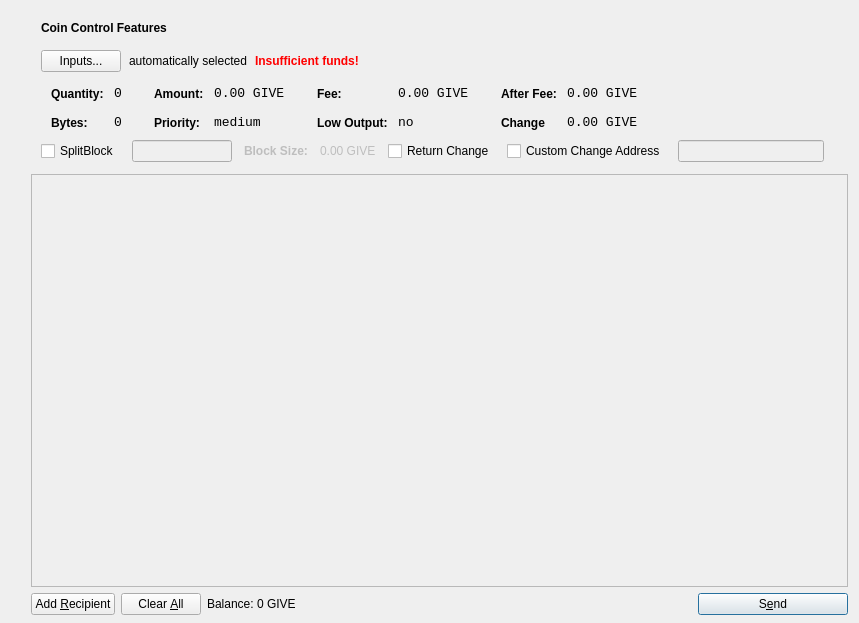
<?xml version="1.0" encoding="UTF-8"?>
<ui version="4.0">
 <class>SendCoinsDialog</class>
 <widget class="QDialog" name="SendCoinsDialog">
  <property name="geometry">
   <rect>
    <x>0</x>
    <y>0</y>
    <width>859</width>
    <height>623</height>
   </rect>
  </property>
  <property name="windowTitle">
   <string>Send Coins</string>
  </property>
  <layout class="QHBoxLayout" name="horizontalLayout_3" stretch="0,0">
   <property name="bottomMargin">
    <number>8</number>
   </property>
   <item>
    <spacer name="horizontalSpacer_2">
     <property name="orientation">
      <enum>Qt::Horizontal</enum>
     </property>
     <property name="sizeType">
      <enum>QSizePolicy::Fixed</enum>
     </property>
     <property name="sizeHint" stdset="0">
      <size>
       <width>20</width>
       <height>0</height>
      </size>
     </property>
    </spacer>
   </item>
   <item>
    <layout class="QVBoxLayout" name="verticalLayout_3">
     <property name="bottomMargin">
      <number>0</number>
     </property>
     <item>
      <widget class="QFrame" name="frameCoinControl">
       <property name="sizePolicy">
        <sizepolicy hsizetype="Preferred" vsizetype="Fixed">
         <horstretch>0</horstretch>
         <verstretch>0</verstretch>
        </sizepolicy>
       </property>
       <property name="maximumSize">
        <size>
         <width>16777215</width>
         <height>16777215</height>
        </size>
       </property>
       <property name="frameShape">
        <enum>QFrame::NoFrame</enum>
       </property>
       <property name="frameShadow">
        <enum>QFrame::Plain</enum>
       </property>
       <property name="lineWidth">
        <number>0</number>
       </property>
       <layout class="QVBoxLayout" name="verticalLayoutCoinControl2">
        <property name="spacing">
         <number>6</number>
        </property>
        <property name="leftMargin">
         <number>0</number>
        </property>
        <property name="topMargin">
         <number>0</number>
        </property>
        <property name="rightMargin">
         <number>0</number>
        </property>
        <property name="bottomMargin">
         <number>6</number>
        </property>
        <item>
         <layout class="QVBoxLayout" name="verticalLayoutCoinControl" stretch="0,0,0,0">
          <property name="spacing">
           <number>0</number>
          </property>
          <property name="leftMargin">
           <number>10</number>
          </property>
          <property name="topMargin">
           <number>10</number>
          </property>
          <item>
           <layout class="QHBoxLayout" name="horizontalLayoutCoinControl1">
            <property name="bottomMargin">
             <number>15</number>
            </property>
            <item>
             <widget class="QLabel" name="labelCoinControlFeatures">
              <property name="sizePolicy">
               <sizepolicy hsizetype="Preferred" vsizetype="Maximum">
                <horstretch>0</horstretch>
                <verstretch>0</verstretch>
               </sizepolicy>
              </property>
              <property name="font">
               <font>
                <weight>75</weight>
                <bold>true</bold>
               </font>
              </property>
              <property name="styleSheet">
               <string notr="true">font-weight:bold;</string>
              </property>
              <property name="text">
               <string>Coin Control Features</string>
              </property>
             </widget>
            </item>
           </layout>
          </item>
          <item>
           <layout class="QHBoxLayout" name="horizontalLayoutCoinControl2" stretch="0,0,0,0">
            <property name="spacing">
             <number>8</number>
            </property>
            <property name="bottomMargin">
             <number>10</number>
            </property>
            <item>
             <widget class="QPushButton" name="pushButtonCoinControl">
              <property name="styleSheet">
               <string notr="true"/>
              </property>
              <property name="text">
               <string>Inputs...</string>
              </property>
             </widget>
            </item>
            <item>
             <widget class="QLabel" name="labelCoinControlAutomaticallySelected">
              <property name="text">
               <string>automatically selected</string>
              </property>
              <property name="margin">
               <number>5</number>
              </property>
             </widget>
            </item>
            <item>
             <widget class="QLabel" name="labelCoinControlInsuffFunds">
              <property name="font">
               <font>
                <weight>75</weight>
                <bold>true</bold>
               </font>
              </property>
              <property name="styleSheet">
               <string notr="true">color:red;font-weight:bold;</string>
              </property>
              <property name="text">
               <string>Insufficient funds!</string>
              </property>
              <property name="margin">
               <number>5</number>
              </property>
             </widget>
            </item>
            <item>
             <spacer name="horizontalSpacerCoinControl">
              <property name="orientation">
               <enum>Qt::Horizontal</enum>
              </property>
              <property name="sizeHint" stdset="0">
               <size>
                <width>40</width>
                <height>1</height>
               </size>
              </property>
             </spacer>
            </item>
           </layout>
          </item>
          <item>
           <widget class="QWidget" name="widgetCoinControl" native="true">
            <property name="sizePolicy">
             <sizepolicy hsizetype="Preferred" vsizetype="Preferred">
              <horstretch>0</horstretch>
              <verstretch>0</verstretch>
             </sizepolicy>
            </property>
            <property name="minimumSize">
             <size>
              <width>0</width>
              <height>0</height>
             </size>
            </property>
            <property name="styleSheet">
             <string notr="true"/>
            </property>
            <layout class="QHBoxLayout" name="horizontalLayoutCoinControl5">
             <property name="leftMargin">
              <number>0</number>
             </property>
             <property name="topMargin">
              <number>0</number>
             </property>
             <property name="rightMargin">
              <number>0</number>
             </property>
             <property name="bottomMargin">
              <number>0</number>
             </property>
             <item>
              <layout class="QHBoxLayout" name="horizontalLayoutCoinControl3" stretch="0,0,0,1">
               <property name="spacing">
                <number>20</number>
               </property>
               <property name="topMargin">
                <number>0</number>
               </property>
               <property name="bottomMargin">
                <number>10</number>
               </property>
               <item>
                <layout class="QFormLayout" name="formLayoutCoinControl1">
                 <property name="horizontalSpacing">
                  <number>10</number>
                 </property>
                 <property name="verticalSpacing">
                  <number>14</number>
                 </property>
                 <property name="leftMargin">
                  <number>10</number>
                 </property>
                 <property name="topMargin">
                  <number>4</number>
                 </property>
                 <property name="rightMargin">
                  <number>6</number>
                 </property>
                 <item row="0" column="0">
                  <widget class="QLabel" name="labelCoinControlQuantityText">
                   <property name="styleSheet">
                    <string notr="true">font-weight:bold;</string>
                   </property>
                   <property name="text">
                    <string>Quantity:</string>
                   </property>
                   <property name="margin">
                    <number>0</number>
                   </property>
                  </widget>
                 </item>
                 <item row="0" column="1">
                  <widget class="QLabel" name="labelCoinControlQuantity">
                   <property name="font">
                    <font>
                     <family>Monospace</family>
                     <pointsize>10</pointsize>
                    </font>
                   </property>
                   <property name="cursor">
                    <cursorShape>IBeamCursor</cursorShape>
                   </property>
                   <property name="contextMenuPolicy">
                    <enum>Qt::ActionsContextMenu</enum>
                   </property>
                   <property name="text">
                    <string>0</string>
                   </property>
                   <property name="margin">
                    <number>0</number>
                   </property>
                   <property name="textInteractionFlags">
                    <set>Qt::LinksAccessibleByMouse|Qt::TextSelectableByKeyboard|Qt::TextSelectableByMouse</set>
                   </property>
                  </widget>
                 </item>
                 <item row="1" column="0">
                  <widget class="QLabel" name="labelCoinControlBytesText">
                   <property name="styleSheet">
                    <string notr="true">font-weight:bold;</string>
                   </property>
                   <property name="text">
                    <string>Bytes:</string>
                   </property>
                  </widget>
                 </item>
                 <item row="1" column="1">
                  <widget class="QLabel" name="labelCoinControlBytes">
                   <property name="font">
                    <font>
                     <family>Monospace</family>
                     <pointsize>10</pointsize>
                    </font>
                   </property>
                   <property name="cursor">
                    <cursorShape>IBeamCursor</cursorShape>
                   </property>
                   <property name="contextMenuPolicy">
                    <enum>Qt::ActionsContextMenu</enum>
                   </property>
                   <property name="text">
                    <string>0</string>
                   </property>
                   <property name="textInteractionFlags">
                    <set>Qt::LinksAccessibleByMouse|Qt::TextSelectableByKeyboard|Qt::TextSelectableByMouse</set>
                   </property>
                  </widget>
                 </item>
                </layout>
               </item>
               <item>
                <layout class="QFormLayout" name="formLayoutCoinControl2">
                 <property name="horizontalSpacing">
                  <number>10</number>
                 </property>
                 <property name="verticalSpacing">
                  <number>14</number>
                 </property>
                 <property name="leftMargin">
                  <number>6</number>
                 </property>
                 <property name="topMargin">
                  <number>4</number>
                 </property>
                 <property name="rightMargin">
                  <number>6</number>
                 </property>
                 <item row="0" column="0">
                  <widget class="QLabel" name="labelCoinControlAmountText">
                   <property name="styleSheet">
                    <string notr="true">font-weight:bold;</string>
                   </property>
                   <property name="text">
                    <string>Amount:</string>
                   </property>
                   <property name="margin">
                    <number>0</number>
                   </property>
                  </widget>
                 </item>
                 <item row="0" column="1">
                  <widget class="QLabel" name="labelCoinControlAmount">
                   <property name="font">
                    <font>
                     <family>Monospace</family>
                     <pointsize>10</pointsize>
                    </font>
                   </property>
                   <property name="cursor">
                    <cursorShape>IBeamCursor</cursorShape>
                   </property>
                   <property name="contextMenuPolicy">
                    <enum>Qt::ActionsContextMenu</enum>
                   </property>
                   <property name="text">
                    <string>0.00 GIVE</string>
                   </property>
                   <property name="textInteractionFlags">
                    <set>Qt::LinksAccessibleByMouse|Qt::TextSelectableByKeyboard|Qt::TextSelectableByMouse</set>
                   </property>
                  </widget>
                 </item>
                 <item row="1" column="0">
                  <widget class="QLabel" name="labelCoinControlPriorityText">
                   <property name="styleSheet">
                    <string notr="true">font-weight:bold;</string>
                   </property>
                   <property name="text">
                    <string>Priority:</string>
                   </property>
                  </widget>
                 </item>
                 <item row="1" column="1">
                  <widget class="QLabel" name="labelCoinControlPriority">
                   <property name="font">
                    <font>
                     <family>Monospace</family>
                     <pointsize>10</pointsize>
                    </font>
                   </property>
                   <property name="cursor">
                    <cursorShape>IBeamCursor</cursorShape>
                   </property>
                   <property name="contextMenuPolicy">
                    <enum>Qt::ActionsContextMenu</enum>
                   </property>
                   <property name="text">
                    <string>medium</string>
                   </property>
                   <property name="textInteractionFlags">
                    <set>Qt::LinksAccessibleByMouse|Qt::TextSelectableByKeyboard|Qt::TextSelectableByMouse</set>
                   </property>
                  </widget>
                 </item>
                </layout>
               </item>
               <item>
                <layout class="QFormLayout" name="formLayoutCoinControl3">
                 <property name="horizontalSpacing">
                  <number>10</number>
                 </property>
                 <property name="verticalSpacing">
                  <number>14</number>
                 </property>
                 <property name="leftMargin">
                  <number>6</number>
                 </property>
                 <property name="topMargin">
                  <number>4</number>
                 </property>
                 <property name="rightMargin">
                  <number>6</number>
                 </property>
                 <item row="0" column="0">
                  <widget class="QLabel" name="labelCoinControlFeeText">
                   <property name="styleSheet">
                    <string notr="true">font-weight:bold;</string>
                   </property>
                   <property name="text">
                    <string>Fee:</string>
                   </property>
                   <property name="margin">
                    <number>0</number>
                   </property>
                  </widget>
                 </item>
                 <item row="0" column="1">
                  <widget class="QLabel" name="labelCoinControlFee">
                   <property name="font">
                    <font>
                     <family>Monospace</family>
                     <pointsize>10</pointsize>
                    </font>
                   </property>
                   <property name="cursor">
                    <cursorShape>IBeamCursor</cursorShape>
                   </property>
                   <property name="contextMenuPolicy">
                    <enum>Qt::ActionsContextMenu</enum>
                   </property>
                   <property name="text">
                    <string>0.00 GIVE</string>
                   </property>
                   <property name="textInteractionFlags">
                    <set>Qt::LinksAccessibleByMouse|Qt::TextSelectableByKeyboard|Qt::TextSelectableByMouse</set>
                   </property>
                  </widget>
                 </item>
                 <item row="1" column="0">
                  <widget class="QLabel" name="labelCoinControlLowOutputText">
                   <property name="styleSheet">
                    <string notr="true">font-weight:bold;</string>
                   </property>
                   <property name="text">
                    <string>Low Output:</string>
                   </property>
                  </widget>
                 </item>
                 <item row="1" column="1">
                  <widget class="QLabel" name="labelCoinControlLowOutput">
                   <property name="font">
                    <font>
                     <family>Monospace</family>
                     <pointsize>10</pointsize>
                    </font>
                   </property>
                   <property name="cursor">
                    <cursorShape>IBeamCursor</cursorShape>
                   </property>
                   <property name="contextMenuPolicy">
                    <enum>Qt::ActionsContextMenu</enum>
                   </property>
                   <property name="text">
                    <string>no</string>
                   </property>
                   <property name="textInteractionFlags">
                    <set>Qt::LinksAccessibleByMouse|Qt::TextSelectableByKeyboard|Qt::TextSelectableByMouse</set>
                   </property>
                  </widget>
                 </item>
                </layout>
               </item>
               <item>
                <layout class="QFormLayout" name="formLayoutCoinControl4">
                 <property name="fieldGrowthPolicy">
                  <enum>QFormLayout::AllNonFixedFieldsGrow</enum>
                 </property>
                 <property name="horizontalSpacing">
                  <number>10</number>
                 </property>
                 <property name="verticalSpacing">
                  <number>14</number>
                 </property>
                 <property name="leftMargin">
                  <number>6</number>
                 </property>
                 <property name="topMargin">
                  <number>4</number>
                 </property>
                 <property name="rightMargin">
                  <number>6</number>
                 </property>
                 <item row="0" column="0">
                  <widget class="QLabel" name="labelCoinControlAfterFeeText">
                   <property name="styleSheet">
                    <string notr="true">font-weight:bold;</string>
                   </property>
                   <property name="text">
                    <string>After Fee:</string>
                   </property>
                   <property name="margin">
                    <number>0</number>
                   </property>
                  </widget>
                 </item>
                 <item row="0" column="1">
                  <widget class="QLabel" name="labelCoinControlAfterFee">
                   <property name="font">
                    <font>
                     <family>Monospace</family>
                     <pointsize>10</pointsize>
                    </font>
                   </property>
                   <property name="cursor">
                    <cursorShape>IBeamCursor</cursorShape>
                   </property>
                   <property name="contextMenuPolicy">
                    <enum>Qt::ActionsContextMenu</enum>
                   </property>
                   <property name="text">
                    <string>0.00 GIVE</string>
                   </property>
                   <property name="textInteractionFlags">
                    <set>Qt::LinksAccessibleByMouse|Qt::TextSelectableByKeyboard|Qt::TextSelectableByMouse</set>
                   </property>
                  </widget>
                 </item>
                 <item row="1" column="0">
                  <widget class="QLabel" name="labelCoinControlChangeText">
                   <property name="styleSheet">
                    <string notr="true">font-weight:bold;</string>
                   </property>
                   <property name="text">
                    <string>Change</string>
                   </property>
                  </widget>
                 </item>
                 <item row="1" column="1">
                  <widget class="QLabel" name="labelCoinControlChange">
                   <property name="font">
                    <font>
                     <family>Monospace</family>
                     <pointsize>10</pointsize>
                    </font>
                   </property>
                   <property name="cursor">
                    <cursorShape>IBeamCursor</cursorShape>
                   </property>
                   <property name="contextMenuPolicy">
                    <enum>Qt::ActionsContextMenu</enum>
                   </property>
                   <property name="text">
                    <string>0.00 GIVE</string>
                   </property>
                   <property name="textInteractionFlags">
                    <set>Qt::LinksAccessibleByMouse|Qt::TextSelectableByKeyboard|Qt::TextSelectableByMouse</set>
                   </property>
                  </widget>
                 </item>
                </layout>
               </item>
              </layout>
             </item>
            </layout>
           </widget>
          </item>
          <item>
           <layout class="QHBoxLayout" name="horizontalLayoutCoinControl4" stretch="0,0,0,0,0,0,0,0">
            <property name="spacing">
             <number>12</number>
            </property>
            <property name="sizeConstraint">
             <enum>QLayout::SetMinimumSize</enum>
            </property>
            <property name="topMargin">
             <number>0</number>
            </property>
            <property name="rightMargin">
             <number>5</number>
            </property>
            <property name="bottomMargin">
             <number>0</number>
            </property>
            <item>
             <widget class="QCheckBox" name="splitBlockCheckBox">
              <property name="text">
               <string>SplitBlock</string>
              </property>
             </widget>
            </item>
            <item>
             <widget class="QLineEdit" name="splitBlockLineEdit">
              <property name="enabled">
               <bool>false</bool>
              </property>
              <property name="sizePolicy">
               <sizepolicy hsizetype="Fixed" vsizetype="Fixed">
                <horstretch>0</horstretch>
                <verstretch>0</verstretch>
               </sizepolicy>
              </property>
              <property name="maximumSize">
               <size>
                <width>100</width>
                <height>16777215</height>
               </size>
              </property>
             </widget>
            </item>
            <item>
             <widget class="QLabel" name="labelBlockSizeText">
              <property name="enabled">
               <bool>false</bool>
              </property>
              <property name="font">
               <font>
                <weight>75</weight>
                <bold>true</bold>
               </font>
              </property>
              <property name="text">
               <string>Block Size:</string>
              </property>
             </widget>
            </item>
            <item>
             <widget class="QLabel" name="labelBlockSize">
              <property name="enabled">
               <bool>false</bool>
              </property>
              <property name="text">
               <string>0.00 GIVE</string>
              </property>
             </widget>
            </item>
            <item>
             <widget class="QCheckBox" name="returnChangeCheckBox">
              <property name="text">
               <string>Return Change</string>
              </property>
             </widget>
            </item>
            <item>
             <widget class="QCheckBox" name="checkBoxCoinControlChange">
              <property name="text">
               <string>Custom Change Address</string>
              </property>
             </widget>
            </item>
            <item>
             <widget class="QLineEdit" name="lineEditCoinControlChange">
              <property name="enabled">
               <bool>false</bool>
              </property>
              <property name="sizePolicy">
               <sizepolicy hsizetype="Expanding" vsizetype="Fixed">
                <horstretch>0</horstretch>
                <verstretch>0</verstretch>
               </sizepolicy>
              </property>
             </widget>
            </item>
            <item>
             <widget class="QLabel" name="labelCoinControlChangeLabel">
              <property name="sizePolicy">
               <sizepolicy hsizetype="Preferred" vsizetype="Expanding">
                <horstretch>0</horstretch>
                <verstretch>0</verstretch>
               </sizepolicy>
              </property>
              <property name="minimumSize">
               <size>
                <width>0</width>
                <height>0</height>
               </size>
              </property>
              <property name="text">
               <string/>
              </property>
              <property name="margin">
               <number>3</number>
              </property>
             </widget>
            </item>
           </layout>
          </item>
         </layout>
        </item>
       </layout>
      </widget>
     </item>
     <item>
      <widget class="QScrollArea" name="scrollArea">
       <property name="widgetResizable">
        <bool>true</bool>
       </property>
       <widget class="QWidget" name="scrollAreaWidgetContents">
        <property name="geometry">
         <rect>
          <x>0</x>
          <y>0</y>
          <width>811</width>
          <height>400</height>
         </rect>
        </property>
        <layout class="QVBoxLayout" name="verticalLayout_2">
         <property name="leftMargin">
          <number>0</number>
         </property>
         <property name="topMargin">
          <number>0</number>
         </property>
         <property name="rightMargin">
          <number>0</number>
         </property>
         <property name="bottomMargin">
          <number>0</number>
         </property>
         <item>
          <layout class="QVBoxLayout" name="entries">
           <property name="spacing">
            <number>6</number>
           </property>
          </layout>
         </item>
         <item>
          <spacer name="verticalSpacer">
           <property name="orientation">
            <enum>Qt::Vertical</enum>
           </property>
           <property name="sizeHint" stdset="0">
            <size>
             <width>20</width>
             <height>40</height>
            </size>
           </property>
          </spacer>
         </item>
        </layout>
       </widget>
      </widget>
     </item>
     <item>
      <layout class="QHBoxLayout" name="horizontalLayout">
       <item>
        <widget class="QPushButton" name="addButton">
         <property name="toolTip">
          <string>Send to multiple recipients at once</string>
         </property>
         <property name="text">
          <string>Add &amp;Recipient</string>
         </property>
         <property name="icon">
          <iconset resource="../bitcoin.qrc">
           <normaloff>:/icons/add</normaloff>:/icons/add</iconset>
         </property>
         <property name="autoDefault">
          <bool>false</bool>
         </property>
        </widget>
       </item>
       <item>
        <widget class="QPushButton" name="clearButton">
         <property name="sizePolicy">
          <sizepolicy hsizetype="Minimum" vsizetype="Fixed">
           <horstretch>0</horstretch>
           <verstretch>0</verstretch>
          </sizepolicy>
         </property>
         <property name="toolTip">
          <string>Remove all transaction fields</string>
         </property>
         <property name="text">
          <string>Clear &amp;All</string>
         </property>
         <property name="icon">
          <iconset resource="../bitcoin.qrc">
           <normaloff>:/icons/remove</normaloff>:/icons/remove</iconset>
         </property>
         <property name="autoRepeatDelay">
          <number>300</number>
         </property>
         <property name="autoDefault">
          <bool>false</bool>
         </property>
        </widget>
       </item>
       <item>
        <layout class="QHBoxLayout" name="horizontalLayout_2">
         <property name="spacing">
          <number>3</number>
         </property>
         <item>
          <widget class="QLabel" name="label">
           <property name="sizePolicy">
            <sizepolicy hsizetype="Preferred" vsizetype="Fixed">
             <horstretch>0</horstretch>
             <verstretch>0</verstretch>
            </sizepolicy>
           </property>
           <property name="text">
            <string>Balance:</string>
           </property>
          </widget>
         </item>
         <item>
          <widget class="QLabel" name="labelBalance">
           <property name="sizePolicy">
            <sizepolicy hsizetype="Preferred" vsizetype="Fixed">
             <horstretch>0</horstretch>
             <verstretch>0</verstretch>
            </sizepolicy>
           </property>
           <property name="cursor">
            <cursorShape>IBeamCursor</cursorShape>
           </property>
           <property name="text">
            <string>0 GIVE</string>
           </property>
           <property name="textInteractionFlags">
            <set>Qt::LinksAccessibleByMouse|Qt::TextSelectableByKeyboard|Qt::TextSelectableByMouse</set>
           </property>
          </widget>
         </item>
        </layout>
       </item>
       <item>
        <spacer name="horizontalSpacer">
         <property name="orientation">
          <enum>Qt::Horizontal</enum>
         </property>
         <property name="sizeHint" stdset="0">
          <size>
           <width>40</width>
           <height>20</height>
          </size>
         </property>
        </spacer>
       </item>
       <item>
        <widget class="QPushButton" name="sendButton">
         <property name="minimumSize">
          <size>
           <width>150</width>
           <height>0</height>
          </size>
         </property>
         <property name="toolTip">
          <string>Confirm the send action</string>
         </property>
         <property name="text">
          <string>S&amp;end</string>
         </property>
         <property name="icon">
          <iconset resource="../bitcoin.qrc">
           <normaloff>:/icons/send</normaloff>:/icons/send</iconset>
         </property>
         <property name="default">
          <bool>true</bool>
         </property>
        </widget>
       </item>
      </layout>
     </item>
    </layout>
   </item>
  </layout>
 </widget>
 <resources>
  <include location="../bitcoin.qrc"/>
 </resources>
 <connections/>
</ui>
